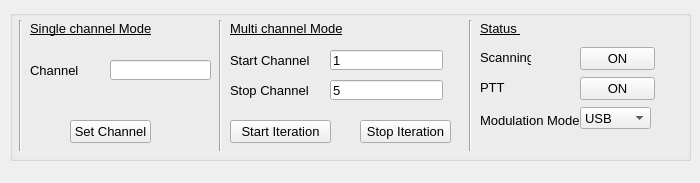
<?xml version="1.0" encoding="UTF-8"?>
<ui version="4.0">
 <class>MainWindow</class>
 <widget class="QMainWindow" name="MainWindow">
  <property name="geometry">
   <rect>
    <x>0</x>
    <y>0</y>
    <width>700</width>
    <height>183</height>
   </rect>
  </property>
  <property name="windowTitle">
   <string>Transceiver controlling System</string>
  </property>
  <property name="windowIcon">
   <iconset>
    <normaloff>images.ico</normaloff>images.ico</iconset>
  </property>
  <widget class="QWidget" name="centralwidget">
   <widget class="QGroupBox" name="groupBox">
    <property name="geometry">
     <rect>
      <x>10</x>
      <y>10</y>
      <width>681</width>
      <height>151</height>
     </rect>
    </property>
    <property name="font">
     <font>
      <pointsize>10</pointsize>
     </font>
    </property>
    <property name="title">
     <string/>
    </property>
    <widget class="QLabel" name="label_2">
     <property name="geometry">
      <rect>
       <x>470</x>
       <y>37</y>
       <width>51</width>
       <height>21</height>
      </rect>
     </property>
     <property name="text">
      <string>Scanning</string>
     </property>
    </widget>
    <widget class="QLabel" name="label_3">
     <property name="geometry">
      <rect>
       <x>470</x>
       <y>67</y>
       <width>47</width>
       <height>21</height>
      </rect>
     </property>
     <property name="text">
      <string>PTT</string>
     </property>
    </widget>
    <widget class="QPushButton" name="btnScan">
     <property name="geometry">
      <rect>
       <x>570</x>
       <y>37</y>
       <width>75</width>
       <height>23</height>
      </rect>
     </property>
     <property name="text">
      <string>ON</string>
     </property>
    </widget>
    <widget class="QPushButton" name="btnPtt">
     <property name="geometry">
      <rect>
       <x>570</x>
       <y>67</y>
       <width>75</width>
       <height>23</height>
      </rect>
     </property>
     <property name="text">
      <string>ON</string>
     </property>
    </widget>
    <widget class="Line" name="line">
     <property name="geometry">
      <rect>
       <x>0</x>
       <y>10</y>
       <width>20</width>
       <height>131</height>
      </rect>
     </property>
     <property name="orientation">
      <enum>Qt::Vertical</enum>
     </property>
    </widget>
    <widget class="QLabel" name="label_4">
     <property name="geometry">
      <rect>
       <x>470</x>
       <y>100</y>
       <width>101</width>
       <height>20</height>
      </rect>
     </property>
     <property name="text">
      <string>Modulation Mode</string>
     </property>
    </widget>
    <widget class="QComboBox" name="cmbMode">
     <property name="geometry">
      <rect>
       <x>570</x>
       <y>97</y>
       <width>71</width>
       <height>22</height>
      </rect>
     </property>
     <item>
      <property name="text">
       <string>USB</string>
      </property>
     </item>
     <item>
      <property name="text">
       <string>LSB</string>
      </property>
     </item>
     <item>
      <property name="text">
       <string>AM</string>
      </property>
     </item>
     <item>
      <property name="text">
       <string>USBW</string>
      </property>
     </item>
     <item>
      <property name="text">
       <string>LSBW</string>
      </property>
     </item>
     <item>
      <property name="text">
       <string>USBWX</string>
      </property>
     </item>
     <item>
      <property name="text">
       <string>LSBWX</string>
      </property>
     </item>
     <item>
      <property name="text">
       <string>UMCW</string>
      </property>
     </item>
     <item>
      <property name="text">
       <string>LMCW</string>
      </property>
     </item>
    </widget>
    <widget class="QLabel" name="label_5">
     <property name="geometry">
      <rect>
       <x>20</x>
       <y>50</y>
       <width>81</width>
       <height>21</height>
      </rect>
     </property>
     <property name="text">
      <string>Channel</string>
     </property>
    </widget>
    <widget class="QLineEdit" name="txtChan">
     <property name="geometry">
      <rect>
       <x>100</x>
       <y>50</y>
       <width>101</width>
       <height>20</height>
      </rect>
     </property>
    </widget>
    <widget class="QPushButton" name="btnSingleChan">
     <property name="geometry">
      <rect>
       <x>60</x>
       <y>110</y>
       <width>81</width>
       <height>23</height>
      </rect>
     </property>
     <property name="text">
      <string>Set Channel</string>
     </property>
    </widget>
    <widget class="QLabel" name="label_6">
     <property name="geometry">
      <rect>
       <x>20</x>
       <y>10</y>
       <width>131</width>
       <height>16</height>
      </rect>
     </property>
     <property name="font">
      <font>
       <family>Arial</family>
       <pointsize>10</pointsize>
       <underline>true</underline>
      </font>
     </property>
     <property name="text">
      <string>Single channel Mode</string>
     </property>
    </widget>
    <widget class="Line" name="line_2">
     <property name="geometry">
      <rect>
       <x>200</x>
       <y>10</y>
       <width>20</width>
       <height>131</height>
      </rect>
     </property>
     <property name="orientation">
      <enum>Qt::Vertical</enum>
     </property>
    </widget>
    <widget class="QLabel" name="label_7">
     <property name="geometry">
      <rect>
       <x>220</x>
       <y>10</y>
       <width>141</width>
       <height>16</height>
      </rect>
     </property>
     <property name="font">
      <font>
       <family>Arial</family>
       <pointsize>10</pointsize>
       <underline>true</underline>
      </font>
     </property>
     <property name="text">
      <string>Multi channel Mode</string>
     </property>
    </widget>
    <widget class="QPushButton" name="btnMultChan">
     <property name="geometry">
      <rect>
       <x>220</x>
       <y>110</y>
       <width>101</width>
       <height>23</height>
      </rect>
     </property>
     <property name="text">
      <string>Start Iteration</string>
     </property>
    </widget>
    <widget class="QLabel" name="label_8">
     <property name="geometry">
      <rect>
       <x>220</x>
       <y>40</y>
       <width>91</width>
       <height>21</height>
      </rect>
     </property>
     <property name="text">
      <string>Start Channel</string>
     </property>
    </widget>
    <widget class="QLineEdit" name="txtChanStart">
     <property name="geometry">
      <rect>
       <x>320</x>
       <y>40</y>
       <width>113</width>
       <height>20</height>
      </rect>
     </property>
     <property name="text">
      <string>1</string>
     </property>
    </widget>
    <widget class="QLabel" name="label_9">
     <property name="geometry">
      <rect>
       <x>220</x>
       <y>70</y>
       <width>91</width>
       <height>21</height>
      </rect>
     </property>
     <property name="text">
      <string>Stop Channel</string>
     </property>
    </widget>
    <widget class="QLineEdit" name="txtChanStop">
     <property name="geometry">
      <rect>
       <x>320</x>
       <y>70</y>
       <width>113</width>
       <height>20</height>
      </rect>
     </property>
     <property name="text">
      <string>5</string>
     </property>
     <property name="cursorPosition">
      <number>1</number>
     </property>
    </widget>
    <widget class="QPushButton" name="btnMultChanStop">
     <property name="geometry">
      <rect>
       <x>350</x>
       <y>110</y>
       <width>91</width>
       <height>23</height>
      </rect>
     </property>
     <property name="text">
      <string>Stop Iteration</string>
     </property>
    </widget>
    <widget class="Line" name="line_3">
     <property name="geometry">
      <rect>
       <x>450</x>
       <y>10</y>
       <width>20</width>
       <height>131</height>
      </rect>
     </property>
     <property name="orientation">
      <enum>Qt::Vertical</enum>
     </property>
    </widget>
    <widget class="QLabel" name="label_10">
     <property name="geometry">
      <rect>
       <x>470</x>
       <y>10</y>
       <width>101</width>
       <height>16</height>
      </rect>
     </property>
     <property name="font">
      <font>
       <family>Arial</family>
       <pointsize>10</pointsize>
       <underline>true</underline>
      </font>
     </property>
     <property name="text">
      <string>Status </string>
     </property>
    </widget>
   </widget>
  </widget>
 </widget>
 <resources/>
 <connections/>
</ui>
